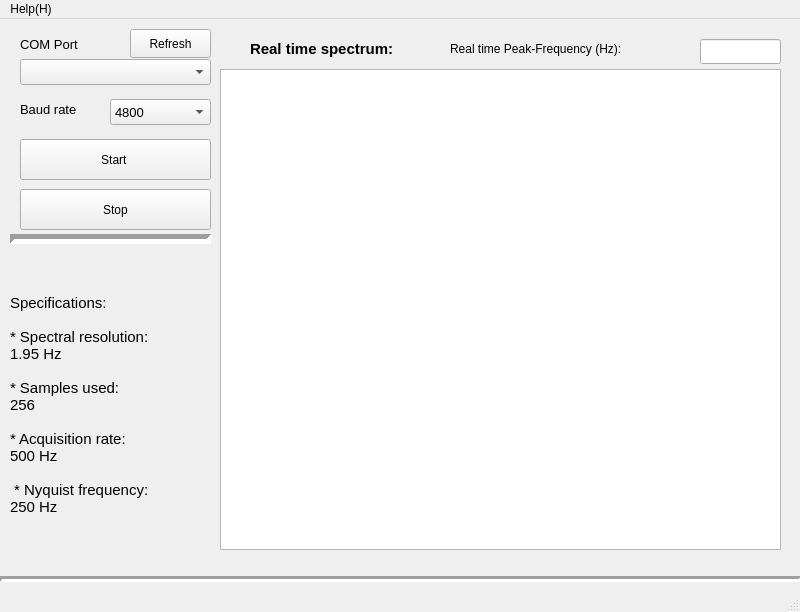
<?xml version="1.0" encoding="UTF-8"?>
<ui version="4.0">
 <class>Vibration_analyzer</class>
 <widget class="QMainWindow" name="Vibration_analyzer">
  <property name="geometry">
   <rect>
    <x>0</x>
    <y>0</y>
    <width>800</width>
    <height>612</height>
   </rect>
  </property>
  <property name="windowTitle">
   <string>Vibration Analyzer - Real time FFT spectrum of vibration</string>
  </property>
  <widget class="QWidget" name="centralwidget">
   <widget class="QGraphicsView" name="graphicsView">
    <property name="geometry">
     <rect>
      <x>220</x>
      <y>50</y>
      <width>561</width>
      <height>481</height>
     </rect>
    </property>
   </widget>
   <widget class="QLabel" name="label">
    <property name="geometry">
     <rect>
      <x>20</x>
      <y>10</y>
      <width>91</width>
      <height>31</height>
     </rect>
    </property>
    <property name="font">
     <font>
      <pointsize>10</pointsize>
     </font>
    </property>
    <property name="text">
     <string>COM Port</string>
    </property>
   </widget>
   <widget class="QComboBox" name="comboBox_port">
    <property name="geometry">
     <rect>
      <x>20</x>
      <y>40</y>
      <width>191</width>
      <height>26</height>
     </rect>
    </property>
    <property name="font">
     <font>
      <pointsize>10</pointsize>
     </font>
    </property>
   </widget>
   <widget class="QLabel" name="label_2">
    <property name="geometry">
     <rect>
      <x>20</x>
      <y>80</y>
      <width>81</width>
      <height>21</height>
     </rect>
    </property>
    <property name="font">
     <font>
      <pointsize>10</pointsize>
     </font>
    </property>
    <property name="text">
     <string>Baud rate</string>
    </property>
   </widget>
   <widget class="QComboBox" name="comboBox_baudrate">
    <property name="geometry">
     <rect>
      <x>110</x>
      <y>80</y>
      <width>101</width>
      <height>26</height>
     </rect>
    </property>
    <property name="font">
     <font>
      <pointsize>10</pointsize>
     </font>
    </property>
    <property name="currentText">
     <string>4800</string>
    </property>
    <item>
     <property name="text">
      <string>4800</string>
     </property>
    </item>
    <item>
     <property name="text">
      <string>9600</string>
     </property>
    </item>
    <item>
     <property name="text">
      <string>19200</string>
     </property>
    </item>
    <item>
     <property name="text">
      <string>38400</string>
     </property>
    </item>
    <item>
     <property name="text">
      <string>57600</string>
     </property>
    </item>
    <item>
     <property name="text">
      <string>115200</string>
     </property>
    </item>
   </widget>
   <widget class="QPushButton" name="pushButton_start">
    <property name="geometry">
     <rect>
      <x>20</x>
      <y>120</y>
      <width>191</width>
      <height>41</height>
     </rect>
    </property>
    <property name="text">
     <string>Start </string>
    </property>
   </widget>
   <widget class="QPushButton" name="pushButton_stop">
    <property name="geometry">
     <rect>
      <x>20</x>
      <y>170</y>
      <width>191</width>
      <height>41</height>
     </rect>
    </property>
    <property name="text">
     <string>Stop</string>
    </property>
   </widget>
   <widget class="QLabel" name="label_3">
    <property name="geometry">
     <rect>
      <x>10</x>
      <y>230</y>
      <width>201</width>
      <height>311</height>
     </rect>
    </property>
    <property name="font">
     <font>
      <pointsize>11</pointsize>
     </font>
    </property>
    <property name="text">
     <string>Specifications:

* Spectral resolution:
1.95 Hz

* Samples used:
256

* Acquisition rate:
500 Hz

 * Nyquist frequency:
250 Hz</string>
    </property>
   </widget>
   <widget class="Line" name="line">
    <property name="geometry">
     <rect>
      <x>10</x>
      <y>210</y>
      <width>201</width>
      <height>20</height>
     </rect>
    </property>
    <property name="lineWidth">
     <number>5</number>
    </property>
    <property name="orientation">
     <enum>Qt::Horizontal</enum>
    </property>
   </widget>
   <widget class="QLabel" name="label_4">
    <property name="geometry">
     <rect>
      <x>250</x>
      <y>20</y>
      <width>191</width>
      <height>20</height>
     </rect>
    </property>
    <property name="font">
     <font>
      <pointsize>11</pointsize>
      <bold>true</bold>
     </font>
    </property>
    <property name="text">
     <string>Real time spectrum:</string>
    </property>
   </widget>
   <widget class="QLabel" name="label_5">
    <property name="geometry">
     <rect>
      <x>450</x>
      <y>20</y>
      <width>241</width>
      <height>20</height>
     </rect>
    </property>
    <property name="text">
     <string>Real time Peak-Frequency (Hz):</string>
    </property>
   </widget>
   <widget class="QLineEdit" name="lineEdit_peak_freq">
    <property name="geometry">
     <rect>
      <x>700</x>
      <y>20</y>
      <width>81</width>
      <height>25</height>
     </rect>
    </property>
   </widget>
   <widget class="Line" name="line_2">
    <property name="geometry">
     <rect>
      <x>0</x>
      <y>550</y>
      <width>801</width>
      <height>20</height>
     </rect>
    </property>
    <property name="lineWidth">
     <number>3</number>
    </property>
    <property name="orientation">
     <enum>Qt::Horizontal</enum>
    </property>
   </widget>
   <widget class="QPushButton" name="pushButton_refresh_port">
    <property name="geometry">
     <rect>
      <x>130</x>
      <y>10</y>
      <width>81</width>
      <height>29</height>
     </rect>
    </property>
    <property name="text">
     <string>Refresh</string>
    </property>
   </widget>
  </widget>
  <widget class="QMenuBar" name="menubar">
   <property name="geometry">
    <rect>
     <x>0</x>
     <y>0</y>
     <width>800</width>
     <height>26</height>
    </rect>
   </property>
   <widget class="QMenu" name="menuHelp_H">
    <property name="title">
     <string>Help(H)</string>
    </property>
    <addaction name="actionAbout_Hardware_Connection"/>
   </widget>
   <addaction name="menuHelp_H"/>
  </widget>
  <widget class="QStatusBar" name="statusbar"/>
  <action name="actionAbout_Hardware_Connection">
   <property name="text">
    <string>About Hardware Connection</string>
   </property>
  </action>
 </widget>
 <resources/>
 <connections/>
</ui>
